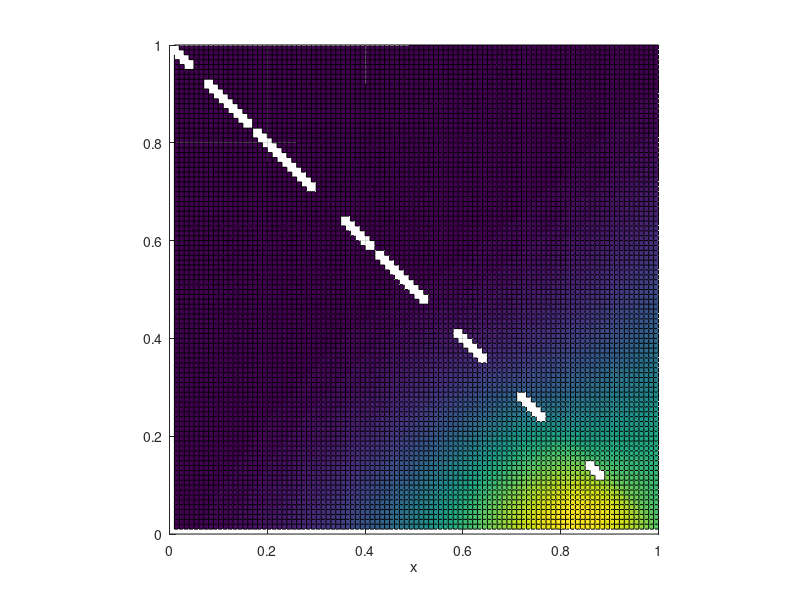

Reproduce this figure in MATLAB.
c_p = 0.3;
c_0 = 0;
c_n = -0.3;
k = 100;
mixing_factor = 1;
hamiltonian = @(x,y) 0.5.*k*((.3 - (c_p.*x  + c_n.*y + c_0*(1 - x -y))).^2);
% hamiltonian = @(x,y) 0.5*1*( (.3 - 1*x).^2 + (.3 - 1*y).^2 + (.3 - 1*(1 - x - y)).^2);
entropy = @(x,y) -mixing_factor*(x.*log(x) + y.*log(y) + (1-x-y).*log(1-x-y));
[X_grid,Y_grid]  = meshgrid((0:0.01:1),(0:0.01:1));

% entropy_2d = @(x) -(x.*log(x) + (1-x).*log(1-x));
hamiltonian_2d = @(x) 0.5*1*(.3 - (.3*x  +  -0.3*(1 - x)  ).^2);

energy_well = (-hamiltonian(X_grid,Y_grid));
probability = exp(-hamiltonian(X_grid,Y_grid));
entropy_well = real(entropy(X_grid,Y_grid));

equillibrium_landscape = exp(entropy_well).*probability;

surf(X_grid,Y_grid,equillibrium_landscape);daspect([1,1,1]);
% surf(X_grid,Y_grid,entropy_well);hold off
xlabel('x'); view(2)

[~,ind] = max(equillibrium_landscape(:));

x_fraction = X_grid(ind)
y_fraction = Y_grid(ind)

c_equillibrium = x_fraction*c_p + y_fraction*c_n + (1-x_fraction-y_fraction)*c_0


% plot(0:0.01:1,entropy_2d(0:0.01:1));hold on;
% plot(0:0.01:1,hamiltonian_2d(0:0.01:1));hold off;
